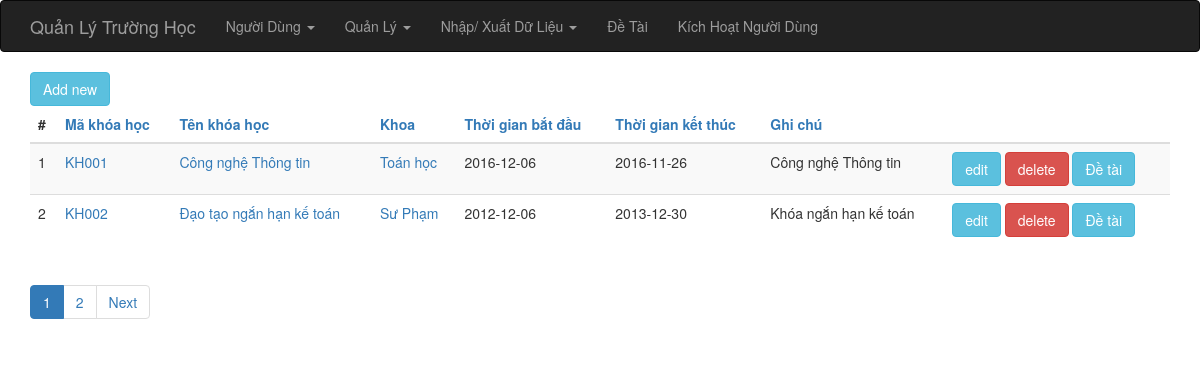
Page /index.php?op=khoahoc_list (signed in) on the committed database.
### tables this page shows
CREATE TABLE IF NOT EXISTS `khoa_hoc` (
  `id` int(6) unsigned NOT NULL AUTO_INCREMENT,
  `ma_khoa_hoc` varchar(255) NOT NULL,
  `ten_khoa_hoc` varchar(255) NOT NULL,
  `khoa_id` int(6) DEFAULT NULL,
  `ghi_chu` varchar(255) DEFAULT NULL,
  `time_start` date DEFAULT NULL,
  `time_end` date DEFAULT NULL,
  PRIMARY KEY (`id`)
);

CREATE TABLE IF NOT EXISTS `khoa` (
  `id` int(6) unsigned NOT NULL AUTO_INCREMENT,
  `ten_khoa` varchar(255) NOT NULL,
  PRIMARY KEY (`id`)
);

### index.php (called while the page is built, shortened)
<?php
require_once 'controller/IndexController.php';
$controller = new IndexController();
$controller->handleRequest();
?>

### model/KhoaGateway.php (called while the page is built, shortened)
<?php
class KhoaGateway {
    public function selectAll($order, $start, $limit) {
        $dbOrder =  mysql_real_escape_string($order);
        $dbres = mysql_query("SELECT * FROM khoa ORDER BY $dbOrder ASC limit {$start},{$limit}");
        $data = array();
        while ( ($obj = mysql_fetch_object($dbres)) != NULL ) {
            $data[] = $obj;
        }
        return $data;
    }
}
?>

### model/KhoaService.php (called while the page is built, shortened)
<?php
require_once 'model/KhoaGateway.php';
class KhoaService {
    private $index = NULL;
    private $khoaGateway    = NULL;
    public function __construct() {
        $this->index = new IndexService();
        $this->khoaGateway = new KhoaGateway();
    }
    public function getAll($order, $start, $limit) {
        try {
            $this->index->openDb();
            $res = $this->khoaGateway->selectAll($order, $start, $limit);
            $this->index->closeDb();
            return $res;
        } catch (Exception $e) {
            $this->index->closeDb();
            throw $e;
        }
    }
}
?>

### model/KhoaHocGateway.php (called while the page is built, shortened)
<?php
class KhoaHocGateway {
    public function allRecord() {
        $dbres = mysql_query("SELECT * FROM khoa_hoc");
        return mysql_num_rows($dbres);
    }
    public function selectAll($order, $start, $limit) {
        if ( !isset($order) ) {
            $order = "ma_khoa_hoc";
        }
        $dbOrder =  mysql_real_escape_string($order);
        $dbres = mysql_query("SELECT * FROM khoa_hoc ORDER BY $dbOrder ASC limit {$start},{$limit}");
        $data = array();
        while ( ($obj = mysql_fetch_object($dbres)) != NULL ) {
            $data[] = $obj;
        }
        return $data;
    }
}
?>

### model/KhoaHocService.php (called while the page is built, shortened)
<?php
require_once 'model/KhoaHocGateway.php';
class KhoaHocService {
    private $index = NULL;
    private $khoahocGateway    = NULL;
    public function __construct() {
        $this->index = new IndexService();
        $this->khoahocGateway = new KhoaHocGateway();
    }
    public function totalRecord()
    {
        try {
            $this->index->openDb();
            $res = $this->khoahocGateway->allRecord();
            $this->index->closeDb();
            return $res;
        } catch (Exception $e) {
            $this->index->closeDb();
            throw $e;
        }
    }
    public function getAll($order, $start, $limit) {
        try {
            $this->index->openDb();
            $res = $this->khoahocGateway->selectAll($order, $start, $limit);
            $this->index->closeDb();
            return $res;
        } catch (Exception $e) {
            $this->index->closeDb();
            throw $e;
        }
    }
}
?>

### view/khoahoc/list.php (the view)
<?php require_once(realpath($_SERVER["DOCUMENT_ROOT"]) .'/school/view/include/header.php');?>
<?php
    $Pagination = new Pagination();
?>
<div class="container">
    <div><a href="index.php?op=khoahoc_new" class="btn btn-info">Add new</a></div>
    <?php if ( count($data) > 0 ) { ?>
    <table class="table table-striped">
        <thead>
        <tr>
            <th>#</th>
            <th><a href="?op=khoahoc_list&orderby=ma_khoa_hoc">Mã khóa học</a></th>
            <th><a href="?op=khoahoc_list&orderby=ten_khoa_hoc">Tên khóa học</a></th>
            <th><a href="?op=khoahoc_list&orderby=khoa_id">Khoa</a></th>
            <th><a href="?op=khoahoc_list&orderby=time_start">Thời gian bắt đầu</a></th>
            <th><a href="?op=khoahoc_list&orderby=time_end">Thời gian kết thúc</a></th>
            <th><a href="?op=khoahoc_list&orderby=ghi_chu">Ghi chú</a></th>
            <th>&nbsp;</th>
        </tr>
        </thead>
        <tbody>
        <?php $i = 0; foreach ($data as $item): $i++;?>
            <tr>
                <td><?php echo $i;?></td>
                <td><a href="index.php?op=khoahoc_show&id=<?php echo $item->id; ?>"><?php echo $item->ma_khoa_hoc; ?></a></td>
                <td><a href="index.php?op=khoahoc_show&id=<?php echo $item->id; ?>"><?php echo $item->ten_khoa_hoc; ?></a></td>
                <td>
                    <a href="index.php?op=khoa_show&id=<?php echo $item->khoa_id; ?>">
                        <?php foreach ($khoaList as $khoa) {
                            if ( $item->khoa_id == $khoa->id ) {
                                echo $khoa->ten_khoa;
                            }
                        }; ?>
                    </a></td>
                <td><?php echo $item->time_start; ?></td>
                <td><?php echo $item->time_end; ?></td>
                <td><?php echo $item->ghi_chu; ?></td>
                <td>
                    <a href="index.php?op=khoahoc_edit&id=<?php echo $item->id; ?>" class="btn btn-info">edit</a>
                    <a href="index.php?op=khoahoc_delete&id=<?php echo $item->id; ?>" class="btn btn-danger" onclick="return checkDel()">delete</a>
                    <a href="index.php?op=khoahoc_detai&id=<?php echo $item->id; ?>" class="btn btn-info">Đề tài</a>
                </td>
            </tr>
        <?php endforeach; ?>
        </tbody>
    </table>
    <ul class="pagination">
        <?php echo $Pagination->listPages($totalPages); ?>
    </ul>
    <?php } else { ?>
        <h5>Empty list.</h5>
    <?php } ?>
</div>
<?php require_once(realpath($_SERVER["DOCUMENT_ROOT"]) .'/school/view/include/footer.php');?>

### controller/IndexController.php (shortened to what this page needs)
<?php
require_once 'model/KhoaService.php';
require_once 'model/Pagination.php';
require_once 'model/KhoaHocService.php';
class IndexController {
    private $khoaService = NULL;
    private $khoahocService = NULL;
    public function __construct() {
        $this->khoaService = new KhoaService();
        $this->khoahocService = new KhoaHocService();
    }
    public function handleRequest() {
        $op = isset($_GET['op'])?$_GET['op']:NULL;
        try {
            if ( !$op ) {
                $this->indexPage();
            } elseif ($op == 'khoa_list') {
                $this->listKhoa();
            } elseif ($op == 'khoa_new') {
                $this->saveKhoa();
            } elseif ($op == 'khoa_show') {
                $this->showKhoa();
            } elseif ($op == 'khoa_edit') {
                $this->editKhoa();
            } elseif ($op == 'khoa_delete') {
                $this->deleteKhoa();
            } elseif (strpos($op, "khoa_list") !== false) {
                $this->listKhoa();
            } elseif ($op == 'user_register') {
                $this->saveUser();
            } elseif ($op == 'user_login') {
                $this->loginUser();
            } elseif ($op == 'user_info') {
                $this->infoUser();
            } elseif ($op == 'user_logout') {
                $this->logoutUser();
            } elseif ($op == 'import_gv') {
                $this->importUser();
            } elseif ($op == 'user_changepassword') {
                $this->changePassUser();
            } elseif ($op == 'user_edit') {
                $this->changeUser();
            } elseif ($op == 'import_sv') {
                $this->importSV();
            } elseif ($op == 'khoahoc_list') {
                $this->listKhoaHoc();
            } elseif ($op == 'khoahoc_new') {
                $this->saveKhoaHoc();
            } elseif ($op == 'khoahoc_show') {
                $this->showKhoaHoc();
            } elseif ($op == 'khoahoc_edit') {
                $this->editKhoaHoc();
            } elseif ($op == 'khoahoc_delete') {
                $this->deleteKhoaHoc();
            } elseif (strpos($op, "khoahoc_list") !== false) {
                $this->listKhoaHoc();
            } elseif ($op == 'chuongtrinh_list') {
                $this->listChuongTrinh();
            } elseif ($op == 'chuongtrinh_new') {
                $this->saveChuongTrinh();
            } elseif ($op == 'chuongtrinh_show') {
                $this->showChuongTrinh();
            } elseif ($op == 'chuongtrinh_edit') {
                $this->editChuongTrinh();
            } elseif ($op == 'chuongtrinh_delete') {
                $this->deleteChuongTrinh();
            } elseif (strpos($op, "chuongtrinh_list") !== false) {
                $this->listChuongTrinh();
            } elseif ($op == 'gv_list') {
                $this->listGV();
            } elseif ($op == 'gv_new') {
                $this->saveGV();
            } elseif ($op == 'gv_show') {
                $this->showGV();
            } elseif ($op == 'gv_edit') {
                $this->editGV();
            } elseif ($op == 'gv_delete') {
                $this->deleteGV();
            } elseif (strpos($op, "gv_list") !== false) {
                $this->listGV();
            } elseif ($op == 'sv_list') {
                $this->listSV();
            } elseif ($op == 'sv_new') {
                $this->saveSV();
            } elseif ($op == 'sv_show') {
                $this->showSV();
            } elseif ($op == 'sv_edit') {
                $this->editSV();
            } elseif ($op == 'sv_delete') {
                $this->deleteSV();
            } elseif (strpos($op, "sv_list") !== false) {
                $this->listSV();
            } elseif ($op == 'bomon_list') {
                $this->listBoMon();
            } elseif ($op == 'bomon_new') {
                $this->saveBoMon();
            } elseif ($op == 'bomon_show') {
                $this->showBoMon();
            } elseif ($op == 'bomon_edit') {
                $this->editBoMon();
            } elseif ($op == 'bomon_delete') {
                $this->deleteBoMon();
            } elseif (strpos($op, "bomon_list") !== false) {
                $this->listBoMon();
            } elseif ($op == 'detai_list') {
                $this->listDeTai();
            } elseif ($op == 'detai_new') {
                $this->saveDeTai();
            } elseif ($op == 'detai_show') {
                $this->showDeTai();
            } elseif ($op == 'detai_edit') {
                $this->editDeTai();
            } elseif ($op == 'detai_delete') {
                $this->deleteDeTai();
            } elseif (strpos($op, "detai_list") !== false) {
                $this->listDeTai();
            } elseif (strpos($op, "khoahoc_detai") !== false) {
                $this->listDeTaiKH();
            } elseif (strpos($op, "khoa_detai") !== false) {
                $this->listDeTaiKhoa();
            }  elseif (strpos($op, "export_dt") !== false) {
                $this->exportDT();
            } elseif (strpos($op, "active_user") !== false) {
                $this->activeUser();
            } else {
                $this->showError("Page not found", "Page for operation ".$op." was not found!");
            }
        } catch ( Exception $e ) {
            $this->showError("Application error", $e->getMessage());
        }
    }
    public function listKhoaHoc() {
        $orderby = isset($_GET['orderby'])?$_GET['orderby']:NULL;
        $totalRecord = $this->khoahocService->totalRecord();
        $Pagination = new Pagination();
        $limit = $Pagination->limit;
        $start = $Pagination->start();
        $totalPages = $Pagination->totalPages($totalRecord);
        $data = $this->khoahocService->getAll($orderby, $start, $limit);
        $khoaList = $this->khoaService->getAll('id',0,300);
        include 'view/khoahoc/list.php';
    }
}
?>

### view/include/header.php (shortened to what this page needs)
<!DOCTYPE html>
<html>
<head>
    <link rel="stylesheet" href="libs/css/bootstrap.min.css">
    <link rel="stylesheet" href="libs/css/style.css">
</head>
<body>
<nav class="navbar navbar-inverse">
    <div class="container">
        <div class="navbar-header">
            <a class="navbar-brand" href="index.php">Quản Lý Trường Học</a>
        </div>
        <ul class="nav navbar-nav">
            <li class="dropdown <?php if (strpos($_SERVER['REQUEST_URI'], "user_") !== false) { echo 'active';}?>">
                <a class="dropdown-toggle" data-toggle="dropdown" href="#">Người dùng
                    <span class="caret"></span></a>
            </li>
            <?php if (isset($_SESSION['user_session'])) { ?>
            <li>
                <a class="dropdown-toggle" data-toggle="dropdown" href="#">Quản lý
                    <span class="caret"></span></a>
            </li>
            <li>
                <a class="dropdown-toggle" data-toggle="dropdown" href="#">Nhập/ Xuất dữ liệu
                    <span class="caret"></span></a>
            </li>
            <li><a href="index.php?op=detai_list">Đề tài</a></li>
            <li><a href="index.php?op=active_user">Kích hoạt người dùng</a></li>
            <?php } ?>
        </ul>
    </div>
</nav>
<div class="page-wrap">

### model/Pagination.php (shortened to what this page needs)
<?php
class Pagination{
    public $limit = 2;
    protected $_baseUrl;
    public function __construct(){
        $this->_baseUrl = $_SERVER['REQUEST_URI'];
        if (strpos($this->_baseUrl, "_list") !== false) {
            $parts = parse_url($this->_baseUrl);
            parse_str($parts['query'], $query);
            $arrayOp = explode("?", $query['op']);
            $this->_baseUrl = 'index.php?op=' .$arrayOp[0];
        }
    }
    public function start(){
        if(isset($_GET['start'])){
            $start = $_GET['start'];
        }else{
            $start = 0;
        }
        return $start;
    }
    public function totalPages($totalRecord){
        if(isset($_GET['pages'])){
            $totalPages = $_GET['pages'];
        }else{
            $totalPages = ceil($totalRecord/$this->limit);
        }
        return $totalPages;
    }
    public function listPages($totalPages){
        $start = $this->start();
        $limit = $this->limit;
        $listPage = '';
        if($totalPages > 1){
            $current = ($start/$limit) + 1;
            for($i=1;$i<=$totalPages;$i++){
                $newstart = ($i - 1)*$limit;
                if($i == $current){
                    $listPage .= "<li class='active'><span class='current'>".$i."</span></li>";
                }else{
                    $listPage .= "<li><a href='".$this->_baseUrl."?pages=$totalPages&start=$newstart'>".$i."</a></li>";
                }
            }
            if($current != $totalPages){
                $newstart = $start + $limit;
                $listPage .= "<li><a href='".$this->_baseUrl."?pages=$totalPages&start=$newstart'>Next</a></li>";
            }
        }
        return $listPage;
    }
}
?>

### view/include/footer.php (shortened to what this page needs)
</body>
</html>

### libs/css/style.css (style rules this page uses)
html, body { height: 100%; }
.page-wrap { min-height: 100%; margin-bottom: -120px; }
.page-wrap:after { content: ""; display: block; }
footer, .page-wrap:after { height: 120px; }
nav li, nav a { text-transform: capitalize; }
.page-wrap .container { background: #fff; }

### rows in the picture
khoa_hoc: ma_khoa_hoc "KH001", ten_khoa_hoc "Công nghệ Thông tin", time_start "2016-12-06", time_end "2016-11-26", ghi_chu "Công nghệ Thông tin"
khoa: ten_khoa "Toán học"
khoa_hoc: ma_khoa_hoc "KH002", ten_khoa_hoc "Đạo tạo ngắn hạn kế toán", time_start "2012-12-06", time_end "2013-12-30", ghi_chu "Khóa ngắn hạn kế toán"
khoa: ten_khoa "Sư Phạm"
